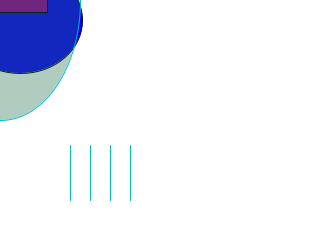
Frame 1 (no input)
Frame 60 (the mouse pressed at the canvas centre just before this capture): identical to frame 1, image omitted
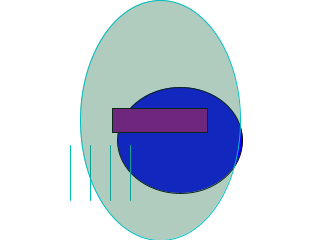
Frame 120 (the mouse held since frame 60 and released just before this capture)

The Processing sketch that drew these frames (run headless with seeded random() and noise(); from frame 60 on, the mouse is pressed at the canvas centre):

// Processing sketch: processing_38854
// ── processing_38854.pde

//write out random specifications
int w = int(random(1,100));
int h = int(random(1, 100)); 
int bw = int(random(1, 100)); 
int bh = int(random(1,100));

void setup() {
    //Set the size of the window
  size(320, 240) ;
}
 
 void draw() {
    //Draw a white background 
background(255) ; 
smooth() ;
frameRate(30) ; 

  //Set CENTER mode
ellipseMode(CENTER) ;
rectMode(CENTER) ; 

//Draw Shelby's head//
stroke(0) ; 
fill(10, 0, 255) ; 
ellipse(mouseX+20, mouseY+20, w+60, h+80) ; 

//Dray Shelby's body//
stroke(0) ;
fill(155, 0, 155) ; 
rect(mouseX, mouseY, bw, bh) ;

//Draw Shelby's Legs//
stroke(0, 191, 191) ;
line(70, 145, 70, 200) ; 
line(90, 145, 90, 200) ; 
line(110, 145, 110, 200) ;
line(130, 145, 130, 200) ;

if (mouseX < width*2) { 
  fill(30, 110, 70, 90); 
  ellipse(mouseX,mouseY,width/2,height);
}

stroke(0) ;
println("Shelby Likes Personal Digital Space") ;
 }
